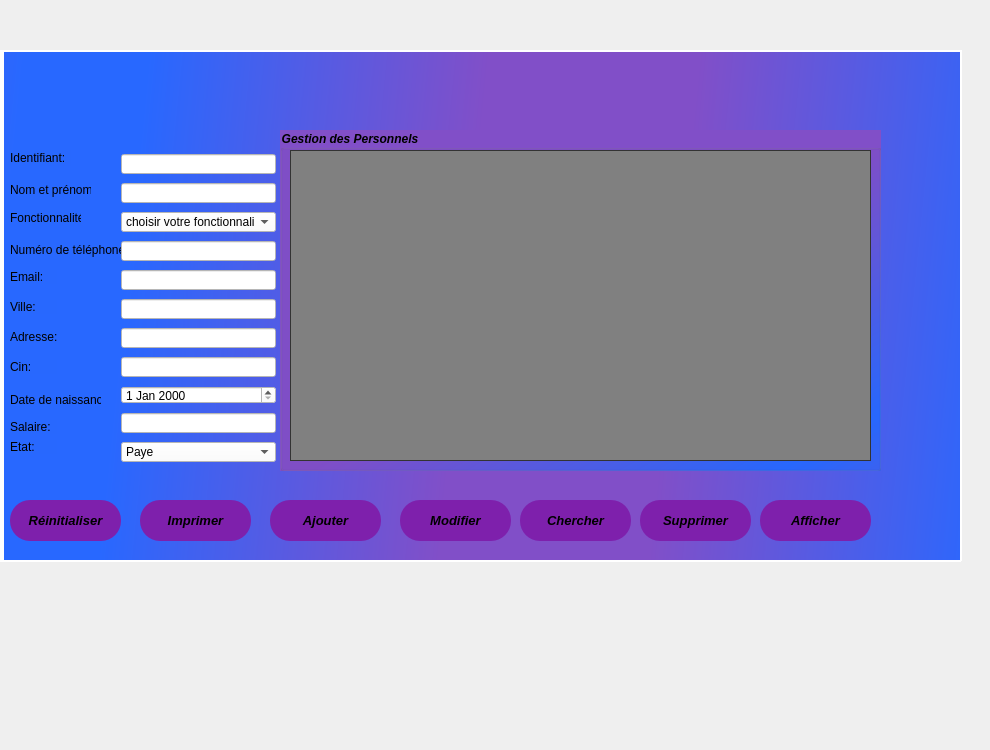
   <widget class="QWidget" name="tab">
    <attribute name="title">
     <string>Gérer les presonnels</string>
    </attribute>
    <widget class="QPushButton" name="renitialiser">
     <property name="geometry">
      <rect>
       <x>10</x>
       <y>500</y>
       <width>111</width>
       <height>41</height>
      </rect>
     </property>
     <property name="font">
      <font>
       <pointsize>10</pointsize>
       <weight>75</weight>
       <italic>true</italic>
       <bold>true</bold>
      </font>
     </property>
     <property name="styleSheet">
      <string notr="true">
QPushButton
{
border-radius: 10px 100px / 120px;
background-color: rgb(126, 32, 172);
border-color: rgb(255, 255, 255);
border-radius: 20px;
}
QPushButton:hover
{

border-left:10px solid rgb(255, 255, 255);
color:rgb(255, 255, 255);
}
QPushButton:pressed
{
font: 11pt &quot;Microsoft YaHei&quot;;
}

</string>
     </property>
     <property name="text">
      <string>Réinitialiser</string>
     </property>
     <property name="icon">
      <iconset>
       <normaloff>../maquetteQT/refresh.png</normaloff>../maquetteQT/refresh.png</iconset>
     </property>
    </widget>
    <widget class="QPushButton" name="ajouter">
     <property name="geometry">
      <rect>
       <x>270</x>
       <y>500</y>
       <width>111</width>
       <height>41</height>
      </rect>
     </property>
     <property name="font">
      <font>
       <pointsize>10</pointsize>
       <weight>75</weight>
       <italic>true</italic>
       <bold>true</bold>
      </font>
     </property>
     <property name="styleSheet">
      <string notr="true">
QPushButton
{
border-radius: 10px 100px / 120px;
background-color: rgb(126, 32, 172);
border-color: rgb(0, 0, 255);
border-radius: 20px;
}
QPushButton:hover
{

border-left:10px solid rgb(255, 255, 255);
color:rgb(255, 255, 255);
}
QPushButton:pressed
{
font: 11pt &quot;Microsoft YaHei&quot;;
}

</string>
     </property>
     <property name="text">
      <string>Ajouter</string>
     </property>
     <property name="icon">
      <iconset>
       <normaloff>../maquetteQT/ajouter.png</normaloff>../maquetteQT/ajouter.png</iconset>
     </property>
    </widget>
    <widget class="QPushButton" name="chercher">
     <property name="geometry">
      <rect>
       <x>520</x>
       <y>500</y>
       <width>111</width>
       <height>41</height>
      </rect>
     </property>
     <property name="font">
      <font>
       <pointsize>10</pointsize>
       <weight>75</weight>
       <italic>true</italic>
       <bold>true</bold>
      </font>
     </property>
     <property name="styleSheet">
      <string notr="true">
QPushButton
{
border-radius: 10px 100px / 120px;
background-color: rgb(126, 32, 172);
border-color: rgb(0, 0, 255);
border-radius: 20px;
}
QPushButton:hover
{

border-left:10px solid rgb(255, 255, 255);
color:rgb(255, 255, 255);
}
QPushButton:pressed
{
font: 11pt &quot;Microsoft YaHei&quot;;
}

</string>
     </property>
     <property name="text">
      <string>Chercher</string>
     </property>
     <property name="icon">
      <iconset>
       <normaloff>../maquetteQT/recherche.png</normaloff>../maquetteQT/recherche.png</iconset>
     </property>
    </widget>
    <widget class="QPushButton" name="afficher">
     <property name="geometry">
      <rect>
       <x>760</x>
       <y>500</y>
       <width>111</width>
       <height>41</height>
      </rect>
     </property>
     <property name="font">
      <font>
       <pointsize>10</pointsize>
       <weight>75</weight>
       <italic>true</italic>
       <bold>true</bold>
      </font>
     </property>
     <property name="styleSheet">
      <string notr="true">
QPushButton
{
border-radius: 10px 100px / 120px;
background-color: rgb(126, 32, 172);
border-color: rgb(0, 0, 255);
border-radius: 20px;
}
QPushButton:hover
{

border-left:10px solid rgb(255, 255, 255);
color:rgb(255, 255, 255);
}
QPushButton:pressed
{
font: 11pt &quot;Microsoft YaHei&quot;;
}

</string>
     </property>
     <property name="text">
      <string>Afficher</string>
     </property>
     <property name="icon">
      <iconset>
       <normaloff>../maquetteQT/afficher.png</normaloff>../maquetteQT/afficher.png</iconset>
     </property>
    </widget>
    <widget class="QPushButton" name="modifierPersonnel">
     <property name="geometry">
      <rect>
       <x>400</x>
       <y>500</y>
       <width>111</width>
       <height>41</height>
      </rect>
     </property>
     <property name="font">
      <font>
       <pointsize>10</pointsize>
       <weight>75</weight>
       <italic>true</italic>
       <bold>true</bold>
      </font>
     </property>
     <property name="styleSheet">
      <string notr="true">
QPushButton
{
border-radius: 10px 100px / 120px;
background-color: rgb(126, 32, 172);
border-color: rgb(0, 0, 255);
border-radius: 20px;
}
QPushButton:hover
{

border-left:10px solid rgb(255, 255, 255);
color:rgb(255, 255, 255);
}
QPushButton:pressed
{
font: 11pt &quot;Microsoft YaHei&quot;;
}

</string>
     </property>
     <property name="text">
      <string>Modifier</string>
     </property>
     <property name="icon">
      <iconset>
       <normaloff>../maquetteQT/modifier.png</normaloff>../maquetteQT/modifier.png</iconset>
     </property>
    </widget>
    <widget class="QPushButton" name="supprimer">
     <property name="geometry">
      <rect>
       <x>640</x>
       <y>500</y>
       <width>111</width>
       <height>41</height>
      </rect>
     </property>
     <property name="font">
      <font>
       <pointsize>10</pointsize>
       <weight>75</weight>
       <italic>true</italic>
       <bold>true</bold>
      </font>
     </property>
     <property name="styleSheet">
      <string notr="true">
QPushButton
{
border-radius: 10px 100px / 120px;
background-color: rgb(126, 32, 172);
border-color: rgb(0, 0, 255);
border-radius: 20px;
}
QPushButton:hover
{

border-left:10px solid rgb(255, 255, 255);
color:rgb(255, 255, 255);
}
QPushButton:pressed
{
font: 11pt &quot;Microsoft YaHei&quot;;
}

</string>
     </property>
     <property name="text">
      <string>Supprimer</string>
     </property>
     <property name="icon">
      <iconset>
       <normaloff>../maquetteQT/supprimer.png</normaloff>../maquetteQT/supprimer.png</iconset>
     </property>
    </widget>
    <widget class="QLabel" name="label_20">
     <property name="geometry">
      <rect>
       <x>-10</x>
       <y>-100</y>
       <width>981</width>
       <height>741</height>
      </rect>
     </property>
     <property name="styleSheet">
      <string notr="true"/>
     </property>
     <property name="text">
      <string/>
     </property>
    </widget>
    <widget class="QLabel" name="label_4">
     <property name="geometry">
      <rect>
       <x>10</x>
       <y>150</y>
       <width>61</width>
       <height>16</height>
      </rect>
     </property>
     <property name="styleSheet">
      <string notr="true">background-color: rgb(40, 104, 254);</string>
     </property>
     <property name="text">
      <string>Identifiant:</string>
     </property>
    </widget>
    <widget class="QLabel" name="label_9">
     <property name="geometry">
      <rect>
       <x>10</x>
       <y>180</y>
       <width>81</width>
       <height>20</height>
      </rect>
     </property>
     <property name="styleSheet">
      <string notr="true">background-color: rgb(40, 104, 254);</string>
     </property>
     <property name="text">
      <string>Nom et prénom:</string>
     </property>
    </widget>
    <widget class="QLabel" name="label_22">
     <property name="geometry">
      <rect>
       <x>10</x>
       <y>210</y>
       <width>71</width>
       <height>16</height>
      </rect>
     </property>
     <property name="styleSheet">
      <string notr="true">background-color: rgb(40, 104, 254);</string>
     </property>
     <property name="text">
      <string>Fonctionnalité:</string>
     </property>
    </widget>
    <widget class="QLabel" name="label_24">
     <property name="geometry">
      <rect>
       <x>10</x>
       <y>240</y>
       <width>111</width>
       <height>20</height>
      </rect>
     </property>
     <property name="styleSheet">
      <string notr="true">background-color: rgb(40, 104, 254);</string>
     </property>
     <property name="text">
      <string>Numéro de téléphone:</string>
     </property>
    </widget>
    <widget class="QLabel" name="label_26">
     <property name="geometry">
      <rect>
       <x>10</x>
       <y>270</y>
       <width>47</width>
       <height>14</height>
      </rect>
     </property>
     <property name="styleSheet">
      <string notr="true">background-color: rgb(40, 104, 254);</string>
     </property>
     <property name="text">
      <string>Email:</string>
     </property>
    </widget>
    <widget class="QLabel" name="label_27">
     <property name="geometry">
      <rect>
       <x>10</x>
       <y>300</y>
       <width>47</width>
       <height>14</height>
      </rect>
     </property>
     <property name="styleSheet">
      <string notr="true">background-color: rgb(40, 104, 254);</string>
     </property>
     <property name="text">
      <string>Ville:</string>
     </property>
    </widget>
    <widget class="QLabel" name="label_28">
     <property name="geometry">
      <rect>
       <x>10</x>
       <y>330</y>
       <width>47</width>
       <height>14</height>
      </rect>
     </property>
     <property name="styleSheet">
      <string notr="true">background-color: rgb(40, 104, 254);</string>
     </property>
     <property name="text">
      <string>Adresse:</string>
     </property>
    </widget>
    <widget class="QLabel" name="label_29">
     <property name="geometry">
      <rect>
       <x>10</x>
       <y>360</y>
       <width>47</width>
       <height>14</height>
      </rect>
     </property>
     <property name="styleSheet">
      <string notr="true">background-color: rgb(40, 104, 254);</string>
     </property>
     <property name="text">
      <string>Cin:</string>
     </property>
    </widget>
    <widget class="QLabel" name="label_30">
     <property name="geometry">
      <rect>
       <x>10</x>
       <y>390</y>
       <width>91</width>
       <height>20</height>
      </rect>
     </property>
     <property name="styleSheet">
      <string notr="true">background-color: rgb(40, 104, 254);</string>
     </property>
     <property name="text">
      <string>Date de naissance:</string>
     </property>
    </widget>
    <widget class="QLabel" name="label_31">
     <property name="geometry">
      <rect>
       <x>10</x>
       <y>420</y>
       <width>47</width>
       <height>14</height>
      </rect>
     </property>
     <property name="styleSheet">
      <string notr="true">background-color: rgb(40, 104, 254);</string>
     </property>
     <property name="text">
      <string>Salaire:</string>
     </property>
    </widget>
    <widget class="QLabel" name="label_3">
     <property name="geometry">
      <rect>
       <x>10</x>
       <y>440</y>
       <width>47</width>
       <height>14</height>
      </rect>
     </property>
     <property name="styleSheet">
      <string notr="true">background-color: rgb(40, 104, 254);</string>
     </property>
     <property name="text">
      <string>Etat:</string>
     </property>
    </widget>
    <widget class="QLabel" name="label">
     <property name="geometry">
      <rect>
       <x>0</x>
       <y>50</y>
       <width>961</width>
       <height>511</height>
      </rect>
     </property>
     <property name="styleSheet">
      <string notr="true">background-color: qlineargradient(spread:pad, x1:0.338235, y1:0.006, x2:1, y2:1, stop:0.205882 rgba(141, 100, 200, 255), stop:1 rgba(112, 165, 255, 255));
background-color: qconicalgradient(cx:0.618, cy:0.829682, angle:75.2, stop:0 rgba(74, 94, 234, 255), stop:0.779412 rgba(124, 89, 220, 255));
border-color: rgb(255, 255, 255);
background-color: qlineargradient(spread:reflect, x1:0.859, y1:0.402591, x2:0.083, y2:0.142, stop:0.205882 rgba(129, 79, 200, 255), stop:0.877451 rgba(40, 104, 255, 255));
background-color: qlineargradient(spread:reflect, x1:0.609, y1:0.17, x2:0.083, y2:0.142, stop:0.205882 rgba(129, 79, 200, 255), stop:0.877451 rgba(40, 104, 255, 255));
</string>
     </property>
     <property name="text">
      <string/>
     </property>
    </widget>
    <widget class="QLabel" name="label_13">
     <property name="geometry">
      <rect>
       <x>0</x>
       <y>50</y>
       <width>961</width>
       <height>2</height>
      </rect>
     </property>
     <property name="styleSheet">
      <string notr="true">background-color: rgb(255, 255, 255);</string>
     </property>
     <property name="text">
      <string/>
     </property>
    </widget>
    <widget class="QLabel" name="label_14">
     <property name="geometry">
      <rect>
       <x>960</x>
       <y>50</y>
       <width>2</width>
       <height>511</height>
      </rect>
     </property>
     <property name="styleSheet">
      <string notr="true">background-color: rgb(255, 255, 255);</string>
     </property>
     <property name="text">
      <string/>
     </property>
    </widget>
    <widget class="QLabel" name="label_15">
     <property name="geometry">
      <rect>
       <x>-16</x>
       <y>50</y>
       <width>20</width>
       <height>511</height>
      </rect>
     </property>
     <property name="styleSheet">
      <string notr="true">background-color: rgb(255, 255, 255);</string>
     </property>
     <property name="text">
      <string/>
     </property>
    </widget>
    <widget class="QLabel" name="label_16">
     <property name="geometry">
      <rect>
       <x>0</x>
       <y>560</y>
       <width>961</width>
       <height>2</height>
      </rect>
     </property>
     <property name="styleSheet">
      <string notr="true">background-color: rgb(255, 255, 255);</string>
     </property>
     <property name="text">
      <string/>
     </property>
    </widget>
    <widget class="QGroupBox" name="groupBox_6">
     <property name="geometry">
      <rect>
       <x>280</x>
       <y>130</y>
       <width>601</width>
       <height>341</height>
      </rect>
     </property>
     <property name="font">
      <font>
       <weight>75</weight>
       <italic>true</italic>
       <bold>true</bold>
      </font>
     </property>
     <property name="styleSheet">
      <string notr="true">background-color: qlineargradient(spread:reflect, x1:0.918, y1:0.908, x2:0, y2:0, stop:0 rgba(40, 104, 255, 255), stop:0.431373 rgba(129, 79, 200, 255));</string>
     </property>
     <property name="title">
      <string>Gestion des Personnels</string>
     </property>
     <widget class="QTableView" name="table1">
      <property name="geometry">
       <rect>
        <x>10</x>
        <y>20</y>
        <width>581</width>
        <height>311</height>
       </rect>
      </property>
      <property name="styleSheet">
       <string notr="true">QTableView
{
    background-color: #808080;
    border: 1px groove #333333;
    color: #f0f0f0;
	font-weight: bold;
    gridline-color: #333333;
    outline : 0;

}


QTableView::disabled
{
    background-color: #242526;
    border: 1px solid #32414B;
    color: #656565;
    gridline-color: #656565;
    outline : 0;

}


QTableView::item:hover 
{
    background-color: #484c58;
    color: #f0f0f0;

}


QTableView::item:selected 
{
    background-color: #484c58;
    border: 2px groove #00ff00;
    color: #F0F0F0;

}


QTableView::item:selected:disabled
{
    background-color: #1a1b1c;
    border: 2px solid #525251;
    color: #656565;

}


QTableCornerButton::section
{
    background-color: #282830;

}


QHeaderView::section
{
    background-color: #282830;
    color: #fff;
	font-weight: bold;
    text-align: left;
	padding: 4px;
	
}


QHeaderView::section:disabled
{
    background-color: #525251;
    color: #656565;

}


QHeaderView::section:checked
{
    background-color: #00ff00;

}


QHeaderView::section:checked:disabled
{
    color: #656565;
    background-color: #525251;

}


QHeaderView::section::vertical::first,
QHeaderView::section::vertical::only-one
{
    border-top: 0px;

}


QHeaderView::section::vertical
{
    border-top: 0px;

}


QHeaderView::section::horizontal::first,
QHeaderView::section::horizontal::only-one
{
    border-left: 0px;

}


QHeaderView::section::horizontal
{
    border-left: 0px;

}</string>
      </property>
     </widget>
    </widget>
    <widget class="QPushButton" name="impressionpdf">
     <property name="geometry">
      <rect>
       <x>140</x>
       <y>500</y>
       <width>111</width>
       <height>41</height>
      </rect>
     </property>
     <property name="font">
      <font>
       <pointsize>10</pointsize>
       <weight>75</weight>
       <italic>true</italic>
       <bold>true</bold>
      </font>
     </property>
     <property name="styleSheet">
      <string notr="true">
QPushButton
{
border-radius: 10px 100px / 120px;
background-color: rgb(126, 32, 172);
border-color: rgb(0, 0, 255);
border-radius: 20px;
}
QPushButton:hover
{

border-left:10px solid rgb(255, 255, 255);
color:rgb(255, 255, 255);
}
QPushButton:pressed
{
font: 11pt &quot;Microsoft YaHei&quot;;
}

</string>
     </property>
     <property name="text">
      <string>Imprimer</string>
     </property>
     <property name="icon">
      <iconset>
       <normaloff>../maquetteQT/imprimer.png</normaloff>../maquetteQT/imprimer.png</iconset>
     </property>
    </widget>
    <widget class="QLineEdit" name="id">
     <property name="geometry">
      <rect>
       <x>121</x>
       <y>154</y>
       <width>155</width>
       <height>20</height>
      </rect>
     </property>
     <property name="styleSheet">
      <string notr="true">background-color: rgb(255, 255, 255);

</string>
     </property>
     <property name="text">
      <string/>
     </property>
    </widget>
    <widget class="QLineEdit" name="nmpr">
     <property name="geometry">
      <rect>
       <x>121</x>
       <y>183</y>
       <width>155</width>
       <height>20</height>
      </rect>
     </property>
     <property name="styleSheet">
      <string notr="true">background-color: rgb(255, 255, 255);
</string>
     </property>
    </widget>
    <widget class="QLineEdit" name="adr">
     <property name="geometry">
      <rect>
       <x>121</x>
       <y>328</y>
       <width>155</width>
       <height>20</height>
      </rect>
     </property>
     <property name="styleSheet">
      <string notr="true">background-color: rgb(255, 255, 255);</string>
     </property>
    </widget>
    <widget class="QLineEdit" name="ville">
     <property name="geometry">
      <rect>
       <x>121</x>
       <y>299</y>
       <width>155</width>
       <height>20</height>
      </rect>
     </property>
     <property name="styleSheet">
      <string notr="true">alternate-background-color: rgb(255, 255, 255);
background-color: rgb(255, 255, 255);</string>
     </property>
    </widget>
    <widget class="QComboBox" name="fn">
     <property name="geometry">
      <rect>
       <x>121</x>
       <y>212</y>
       <width>155</width>
       <height>20</height>
      </rect>
     </property>
     <property name="styleSheet">
      <string notr="true">background-color: rgb(255, 255, 255);</string>
     </property>
     <item>
      <property name="text">
       <string>choisir votre fonctionnalité</string>
      </property>
     </item>
     <item>
      <property name="text">
       <string>gardien d'animaux</string>
      </property>
     </item>
     <item>
      <property name="text">
       <string>veterinaire </string>
      </property>
     </item>
     <item>
      <property name="text">
       <string>chef animalier</string>
      </property>
     </item>
     <item>
      <property name="text">
       <string>un curateur animalier</string>
      </property>
     </item>
     <item>
      <property name="text">
       <string>un jardinier </string>
      </property>
     </item>
     <item>
      <property name="text">
       <string>un pedagogue</string>
      </property>
     </item>
    </widget>
    <widget class="QLineEdit" name="sal">
     <property name="geometry">
      <rect>
       <x>121</x>
       <y>413</y>
       <width>155</width>
       <height>20</height>
      </rect>
     </property>
     <property name="styleSheet">
      <string notr="true">background-color: rgb(255, 255, 255);</string>
     </property>
    </widget>
    <widget class="QLineEdit" name="cin">
     <property name="geometry">
      <rect>
       <x>121</x>
       <y>357</y>
       <width>155</width>
       <height>20</height>
      </rect>
     </property>
     <property name="styleSheet">
      <string notr="true">background-color: rgb(255, 255, 255);</string>
     </property>
    </widget>
    <widget class="QDateEdit" name="datenais">
     <property name="geometry">
      <rect>
       <x>121</x>
       <y>386</y>
       <width>155</width>
       <height>18</height>
      </rect>
     </property>
     <property name="styleSheet">
      <string notr="true">background-color: rgb(255, 255, 255);</string>
     </property>
    </widget>
    <widget class="QLineEdit" name="adrm">
     <property name="geometry">
      <rect>
       <x>121</x>
       <y>270</y>
       <width>155</width>
       <height>20</height>
      </rect>
     </property>
     <property name="styleSheet">
      <string notr="true">background-color: rgb(255, 255, 255);</string>
     </property>
    </widget>
    <widget class="QLineEdit" name="numtel">
     <property name="geometry">
      <rect>
       <x>121</x>
       <y>241</y>
       <width>155</width>
       <height>20</height>
      </rect>
     </property>
     <property name="styleSheet">
      <string notr="true">background-color: rgb(255, 255, 255);</string>
     </property>
    </widget>
    <widget class="QComboBox" name="etat1">
     <property name="geometry">
      <rect>
       <x>121</x>
       <y>442</y>
       <width>155</width>
       <height>20</height>
      </rect>
     </property>
     <property name="styleSheet">
      <string notr="true">background-color: rgb(255, 255, 255);</string>
     </property>
     <item>
      <property name="text">
       <string>Paye</string>
      </property>
     </item>
     <item>
      <property name="text">
       <string>Impaye</string>
      </property>
     </item>
     <item>
      <property name="text">
       <string>A paye</string>
      </property>
     </item>
    </widget>
    <zorder>label_20</zorder>
    <zorder>label</zorder>
    <zorder>label_4</zorder>
    <zorder>label_9</zorder>
    <zorder>label_22</zorder>
    <zorder>label_24</zorder>
    <zorder>label_26</zorder>
    <zorder>label_27</zorder>
    <zorder>label_28</zorder>
    <zorder>label_29</zorder>
    <zorder>label_30</zorder>
    <zorder>label_31</zorder>
    <zorder>label_3</zorder>
    <zorder>label_13</zorder>
    <zorder>label_14</zorder>
    <zorder>label_15</zorder>
    <zorder>label_16</zorder>
    <zorder>renitialiser</zorder>
    <zorder>groupBox_6</zorder>
    <zorder>supprimer</zorder>
    <zorder>afficher</zorder>
    <zorder>impressionpdf</zorder>
    <zorder>id</zorder>
    <zorder>nmpr</zorder>
    <zorder>adr</zorder>
    <zorder>ville</zorder>
    <zorder>fn</zorder>
    <zorder>sal</zorder>
    <zorder>cin</zorder>
    <zorder>datenais</zorder>
    <zorder>adrm</zorder>
    <zorder>numtel</zorder>
    <zorder>etat1</zorder>
    <zorder>modifierPersonnel</zorder>
    <zorder>ajouter</zorder>
    <zorder>chercher</zorder>
   </widget>
